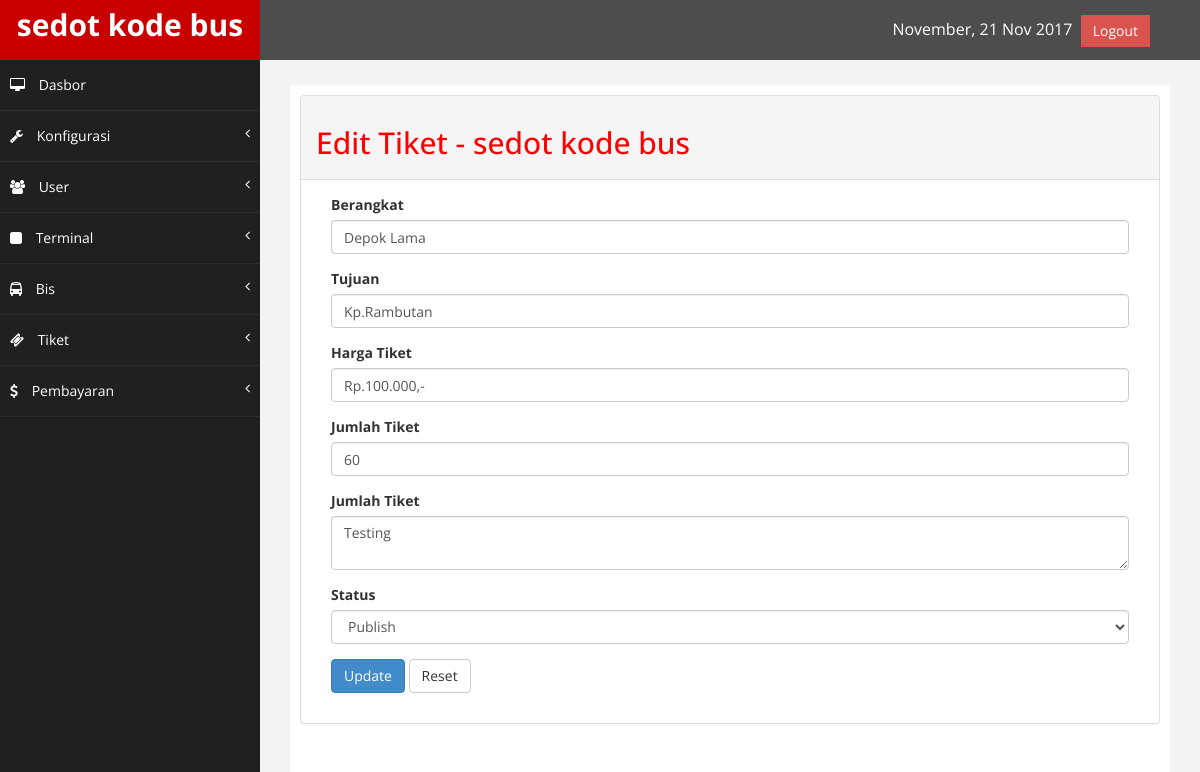
Screenshot of /index.php/admin/tiket/edit/5 with the database file from the repository.
### tables this page shows
CREATE TABLE IF NOT EXISTS `konfigurasi` (
`id_konfigurasi` int(11) NOT NULL,
  `nama_website` varchar(225) NOT NULL,
  `email` varchar(225) NOT NULL,
  `logo` varchar(225) NOT NULL,
  `icon` varchar(225) NOT NULL,
  `google_map` varchar(225) NOT NULL,
  `tentang` text NOT NULL,
  `metatext` varchar(225) NOT NULL,
  `keywords` varchar(225) NOT NULL,
  `facebook` varchar(225) NOT NULL,
  `telepone` varchar(225) NOT NULL,
  `alamat` text NOT NULL
);

CREATE TABLE IF NOT EXISTS `tiket` (
`id_tiket` int(11) NOT NULL,
  `id_terminal` int(11) NOT NULL,
  `id_bis` int(11) NOT NULL,
  `kode_tiket` varchar(225) NOT NULL,
  `nama_tiket` varchar(225) NOT NULL,
  `harga_tiket` varchar(225) NOT NULL,
  `jumlah_tiket` int(11) NOT NULL,
  `keterangan` text NOT NULL,
  `status` varchar(225) NOT NULL
);

CREATE TABLE IF NOT EXISTS `terminal` (
`id_terminal` int(11) NOT NULL,
  `id_kota` int(11) NOT NULL,
  `nama_terminal` varchar(225) NOT NULL,
  `gambar` varchar(225) NOT NULL,
  `berangkat` varchar(225) NOT NULL,
  `tujuan` varchar(225) NOT NULL,
  `berangkat_map` varchar(225) NOT NULL,
  `tujuan_map` varchar(225) NOT NULL,
  `id_user` int(11) NOT NULL
);

### application/views/admin/layout/wrapper.php (called while the page is built)
<?php
	require_once('head.php');
	require_once('header.php');
	require_once('nav.php');
	require_once('content.php');
	require_once('footer.php');

### application/controllers/admin/Tiket.php (called while the page is built, shortened)
<?php
class Tiket extends CI_Controller {
	public function edit($id_tiket) {
		$site	= $this->konfigurasi_model->daftar_konfigurasi();
		$tiket	= $this->tiket_model->detail_tiket($id_tiket);
		$valid = $this->form_validation;
		$valid->set_rules('berangkat','Berangkat','required');
		$valid->set_rules('tujuan','Tujuan','required');
		$valid->set_rules('harga_tiket','Harga Tiket','required');
		$valid->set_rules('jumlah_tiket','Jumlah Tiket','required');
		$valid->set_rules('status','Status','required');
		$valid->set_rules('keterangan','Keterangan','required');
		if($valid->run() === FALSE) {
		$data = array(	'title'	=> 'Edit Tiket - '.$site['nama_website'],
						'tiket'	=> $tiket,
						'isi'	=> 'admin/tiket/edit');
		$this->load->view('admin/layout/wrapper',$data);
		}
	}
}

### index.php (called while the page is built, shortened)
<?php
require_once BASEPATH.'core/CodeIgniter.php';

### application/models/Konfigurasi_model.php (called while the page is built, shortened)
<?php
    class Konfigurasi_model extends CI_Model {
        public function daftar_konfigurasi() {
            $this->db->select('*');
            $this->db->from('konfigurasi');
            $this->db->order_by('id_konfigurasi','ASC');
            $query = $this->db->get();
            return $query->row_array();
        }
    }

### application/views/admin/layout/content.php (called while the page is built)
<?php
if($isi) {
	$this->load->view($isi);
}

### application/models/Tiket_model.php (called while the page is built, shortened)
<?php
    class Tiket_model extends CI_Model {
        public function detail_tiket($id_tiket) {
            $this->db->select('*');
            $this->db->from('tiket');
            $this->db->join('terminal','terminal.id_terminal = tiket.id_terminal','LEFT');
            $this->db->join('bis','bis.id_bis = tiket.id_bis','LEFT');
            $this->db->where('id_tiket', $id_tiket);
            $this->db->order_by('id_tiket','ASC');
            $query = $this->db->get();
            return $query->row_array();
        }
}

### application/views/admin/tiket/edit.php (the view, shortened to what this page needs)
<form action="<?php echo base_url('index.php/admin/tiket/edit/'.$tiket['id_tiket']) ?>" method="post" enctype="multipart/form-data">
<div class="col-md-12">
	<div class="form-group">
    	<label>Berangkat</label>
        <input type="text" name="berangkat" class="form-control" value="<?php echo $tiket['berangkat'] ?>" required placeholder="Berangkat">
    </div>
    <div class="form-group">
        <label>Tujuan</label>
        <input type="text" name="tujuan" class="form-control" value="<?php echo $tiket['tujuan'] ?>" required placeholder="Tujuan">
    </div>
    <div class="form-group">
        <label>Harga Tiket </label>
        <input type="text" name="harga_tiket" class="form-control" value="<?php echo $tiket['harga_tiket'] ?>" required placeholder="Harga Tiket">
    </div>
    <div class="form-group">
        <label>Jumlah Tiket</label>
        <input type="text" name="jumlah_tiket" class="form-control" value="<?php echo $tiket['jumlah_tiket'] ?>" required placeholder="Jumlah Tiket">
    </div>
    <div class="form-group">
        <label>Jumlah Tiket</label>
        <textarea class="form-control" name="keterangan"><?php echo $tiket['keterangan'];?></textarea>
    </div>
        <div class="form-group">
            <label>Status</label>
            <select name="status" class="form-control">
              <option value="publish"
              <?php if($tiket['status']=="publish") { echo "selected"; } ?>
              >Publish</option>}
            </select>
        </div>
</div>
<div class="col-md-12">
    <div class="form-group">
    	<input type="submit" name="submit" value="Update" class="btn btn-primary">
        <input type="reset" name="reset" value="Reset" class="btn btn-default">
    </div>
</div>
</form>

### application/views/admin/layout/header.php (shortened to what this page needs)
<body>
    <div id="wrapper">
        <nav class="navbar navbar-default navbar-cls-top " role="navigation" style="margin-bottom: 0">
        <div class="navbar-header">
            <a class="navbar-brand" href="<?php echo base_url('admin/dashboard') ?>">
            <?php echo $site['nama_website'] ?></a>
        </div>
  <div style="color: white;
padding: 15px 50px 5px 50px;
float: right;
font-size: 16px;">
<?php
$tgl_sekarang = date('F, d M Y');
echo $tgl_sekarang;
?>
<a href="<?php echo base_url('index.php/login/logout');?>" class="btn btn-danger square-btn-adjust">Logout</a> </div>
        </nav>

### assets/admin/assets/css/custom.css (style rules this page uses)
body { font-family: 'Open Sans', sans-serif; }
#wrapper { width: 100%; background:#202020; }
.square-btn-adjust { border: 0px solid transparent; -webkit-border-radius: 0px; -moz-border-radius: 0px; border-radius: 0px; }
.navbar-cls-top .navbar-brand { color: #fff; background: #C90000; width: 260px; text-align: center; height: 60px; font-size: 30px; font-weight: 700; }
.navbar-cls-top { background:#4D4D4D; border-bottom:none; }
.navbar-default { border:0px solid black; }
.navbar-header { background: #A70303; }
@media (min-width:768px) { .navbar { border-radius: 0px; } }

### rows the page displays
konfigurasi: nama_website "sedot kode bus"
tiket: berangkat "Depok Lama", tujuan "Kp.Rambutan", harga_tiket "Rp.100.000,-", jumlah_tiket "60", keterangan "Testing", status "Publish"

### other values shown
$title "Edit Tiket - sedot kode bus"
